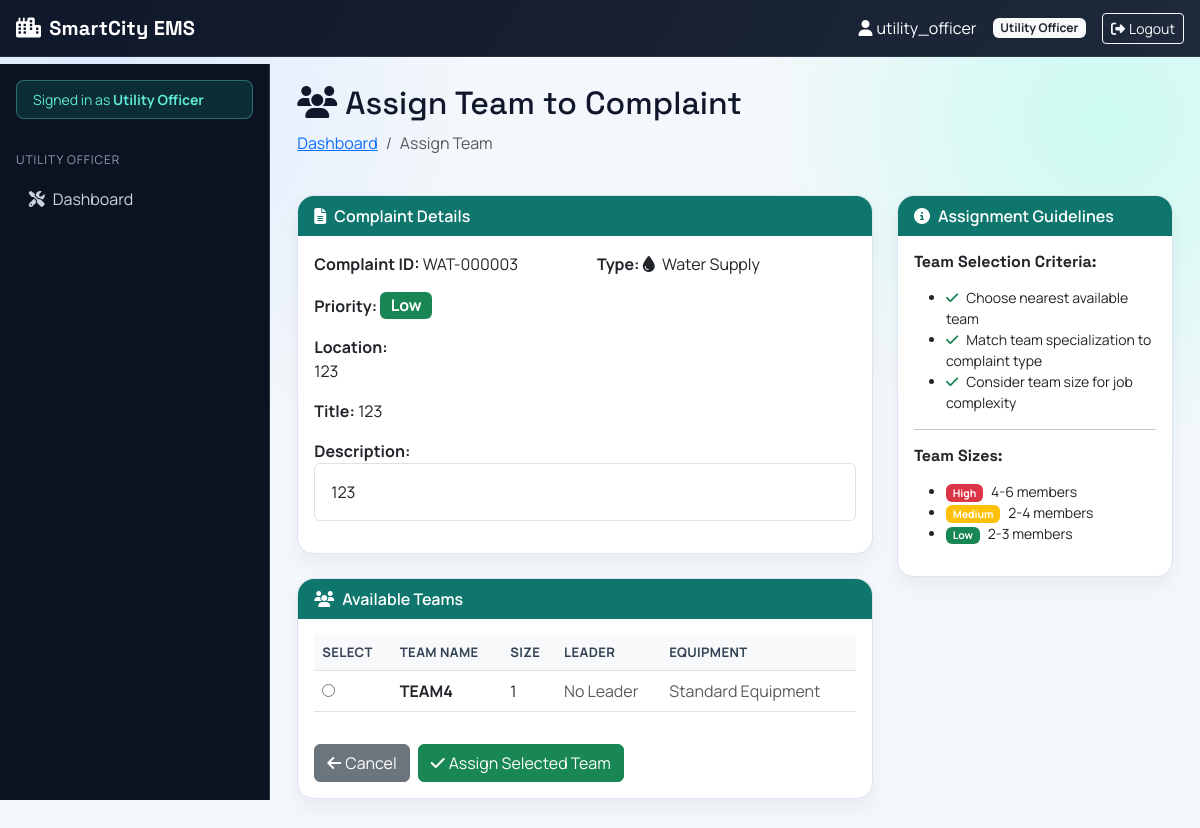
Before: /utilities/assign-team/3/ (signed in) with the older database file.
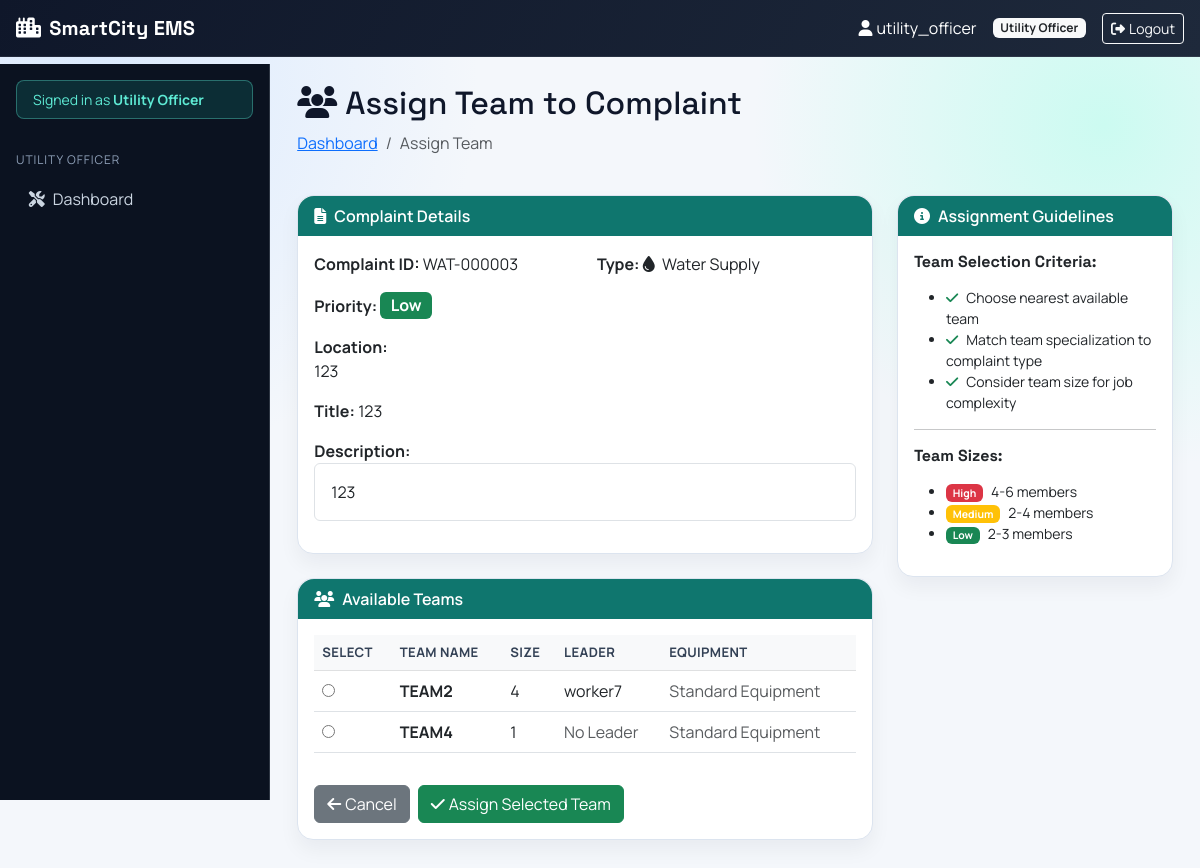
After: the same page with the newer database file.
### utilities/models.py (models this page shows, shortened)
class UtilityTeam(models.Model):
    TEAM_TYPE_CHOICES = [
        ('water', 'Water Supply Response'),
        ('electricity', 'Electricity Response'),
        ('road_maintenance', 'Road Maintenance'),
        ('garbage', 'Garbage Management'),
        ('public_works', 'Public Works'),
        ('special_operations', 'Special Operations'),
    ]
    name = models.CharField(max_length=100)
    team_type = models.CharField(max_length=50, choices=TEAM_TYPE_CHOICES, default='water')
    team_size = models.IntegerField(default=0)
    workers = models.ManyToManyField(
        'accounts.User',
        limit_choices_to={'role': 'worker'},
        related_name='utility_teams'
    )
    vehicles = models.ManyToManyField(
        'emergency.EmergencyVehicle',  # Reuse emergency vehicles for utility teams
        related_name='utility_teams',
        blank=True
    )
    equipment = models.TextField(blank=True)
    team_leader = models.ForeignKey(
        'accounts.User',
        on_delete=models.SET_NULL,
        null=True,
        related_name='led_utility_teams',
        limit_choices_to={'role': 'worker'},
        blank=True
    )
    is_available = models.BooleanField(default=True)
    created_at = models.DateTimeField(auto_now_add=True)
    class Meta:
        ordering = ['name']

### accounts/models.py (models this page shows, shortened)
class User(AbstractUser):
    ROLE_CHOICES = [
        ('citizen', 'Citizen'),
        ('government_authority', 'Government Authority'),
        ('emergency_operator', 'Emergency Operator'),
        ('utility_officer', 'Utility Officer'),
        ('team_admin', 'Team Administrator'),
        ('worker', 'Worker'),
    ]
    role = models.CharField(max_length=50, choices=ROLE_CHOICES, default='citizen')
    phone_number = models.CharField(max_length=15, blank=True)
    address = models.TextField(blank=True)

### utilities/views.py (the view, shortened to what this page needs)
# urls.py: path('assign-team/<int:complaint_id>/', views.assign_utility_team, name='assign_utility_team'),
@login_required
def assign_utility_team(request, complaint_id):
    if request.user.role != 'utility_officer':
        messages.error(request, 'Access denied.')
        return redirect('dashboard:dashboard')
    complaint = get_object_or_404(Complaint, id=complaint_id)
    available_teams = UtilityTeam.objects.filter(is_available=True)
    return render(
        request,
        'utilities/assign_utility_team.html',
        {
            'complaint': complaint,
            'available_teams': available_teams,
        },
    )

### templates/utilities/assign_utility_team.html (shortened to what the changed rows need)
{% extends 'dashboard/base_dashboard.html' %}
{% block dashboard_content %}
<div class="row mb-4">
    <div class="col-12">
        <h2><i class="fas fa-users me-2"></i>Assign Team to Complaint</h2>
    </div>
</div>
<div class="row">
    <div class="col-lg-8 mb-4">
        <div class="card mt-4">
            <div class="card-body">
                {% if available_teams %}
                <form method="post">
                    <div class="table-responsive">
                        <table class="table table-hover">
                            <thead class="table-light">
                                <tr>
                                    <th>Select</th>
                                    <th>Team Name</th>
                                    <th>Size</th>
                                    <th>Leader</th>
                                    <th>Equipment</th>
                                </tr>
                            </thead>
                            <tbody>
                                {% for team in available_teams %}
                                <tr>
                                    <td>
                                        <input type="radio" name="team_id" value="{{ team.id }}" required>
                                    </td>
                                    <td><strong>{{ team.name }}</strong></td>
                                    <td>{{ team.team_size }}</td>
                                    <td>
                                        {% if team.team_leader %}
                                        {{ team.team_leader.username }}
                                        {% else %}
                                        <span class="text-muted">No Leader</span>
                                        {% endif %}
                                    </td>
                                    <td>
                                        {% if team.equipment %}
                                        <small>{{ team.equipment|truncatewords:5 }}</small>
                                        {% else %}
                                        <span class="text-muted">Standard Equipment</span>
                                        {% endif %}
                                    </td>
                                </tr>
                                {% endfor %}
                            </tbody>
                        </table>
                    </div>
                </form>
                {% else %}
                <div class="alert alert-warning">
                    <i class="fas fa-exclamation-triangle me-2"></i>
                    <strong>No Available Teams!</strong><br>
                    All utility teams are currently assigned. Please wait for a team to become available.
                </div>
                {% endif %}
            </div>
        </div>
    </div>
</div>
{% endblock %}

Changed rows visible on the page:
now on this page (row edited): UtilityTeam: name "TEAM2", team_size "4", team_leader.username "worker7", equipment "Standard Equipment"
